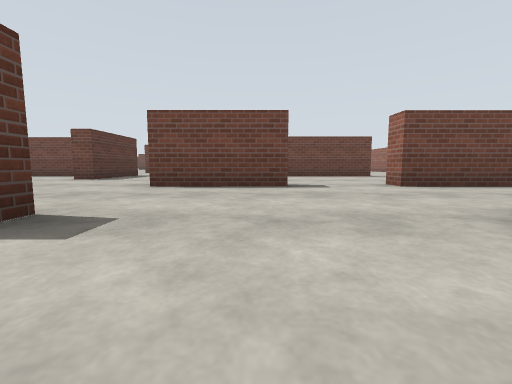
[1] (above)

24 first-person views from a walk through a world built for the Gazebo simulator. The camera is 0.72 m above the floor, tilts 6° down and sees 90° across. The floor is counted in squares, 2 m on a side. Each view is taken from the middle of a square. On the plan, view 1 faces up. The plan holds only what a view shows up to about 9 squares ahead; the rest is blank. The place goes on beyond the plan.

[2]
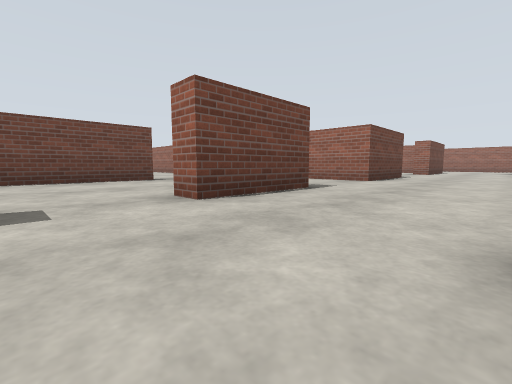

[3]
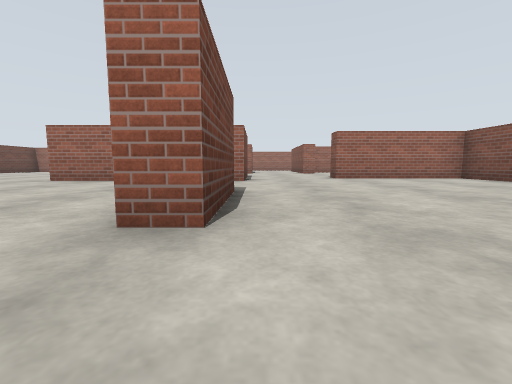

[4]
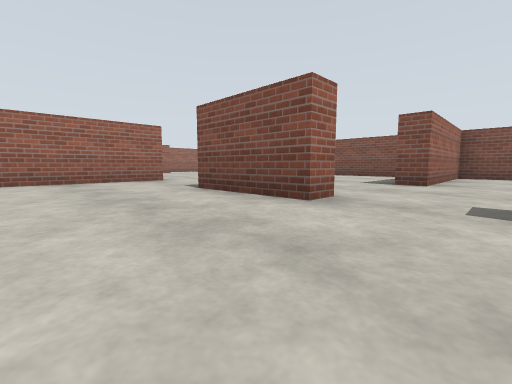

[5]
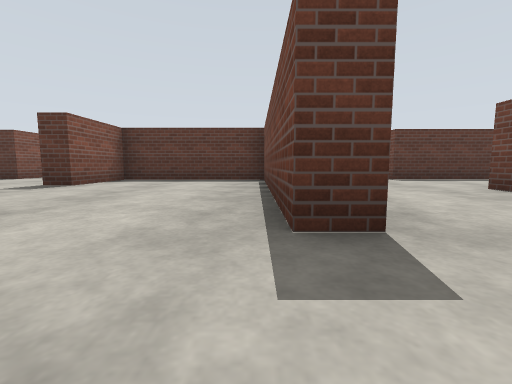

[6]
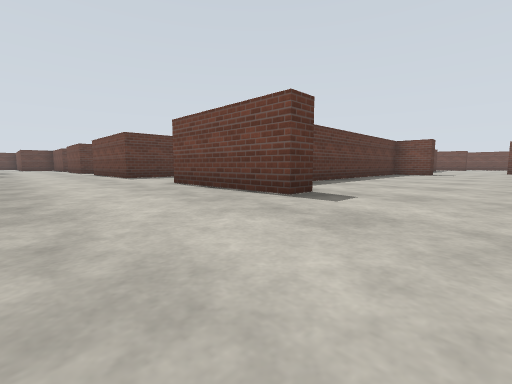

[7]
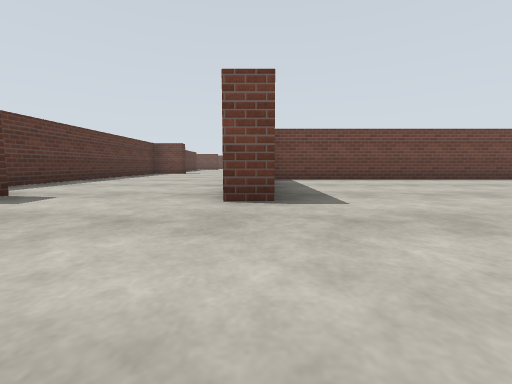

[8]
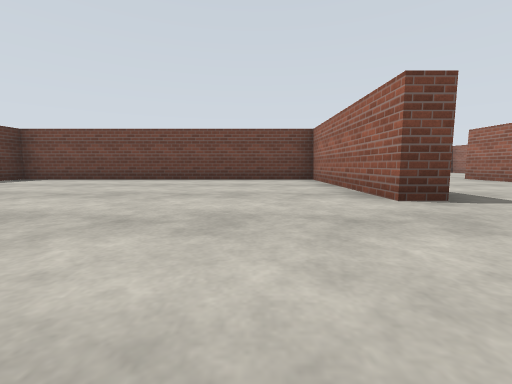

[9]
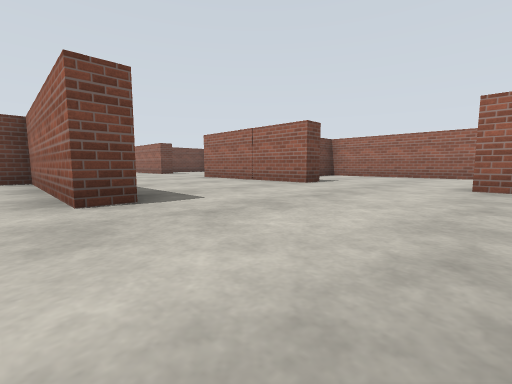

[10]
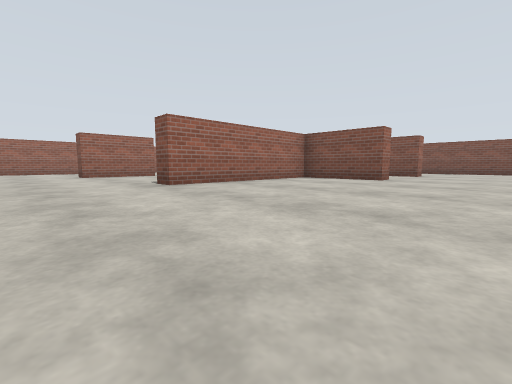

[11]
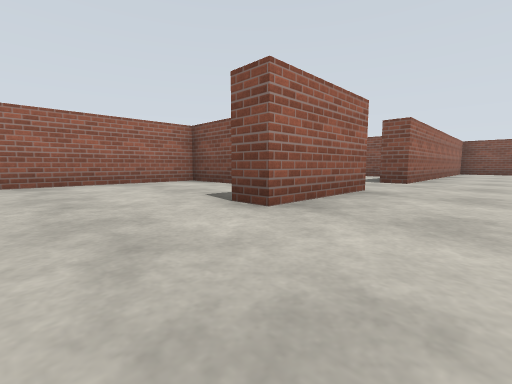

[12]
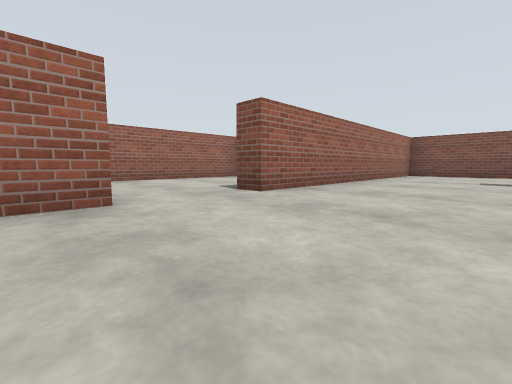

[13]
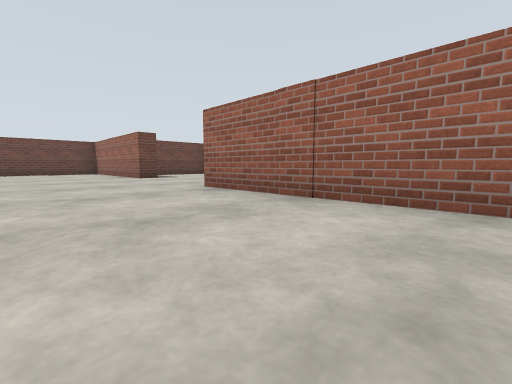

[14]
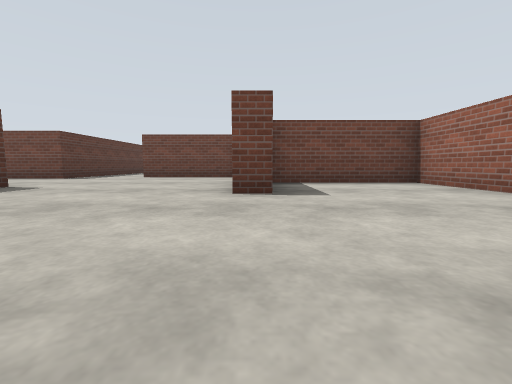

[15]
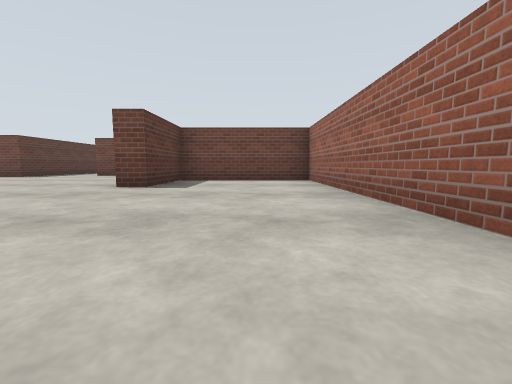

[16]
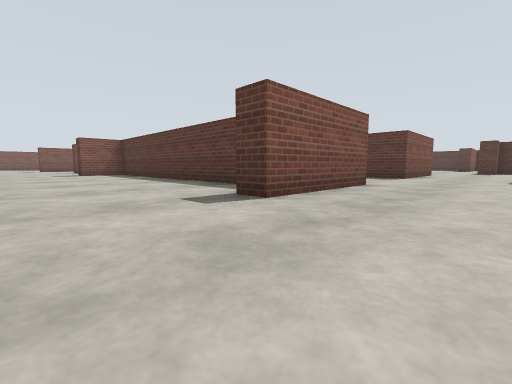

[17]
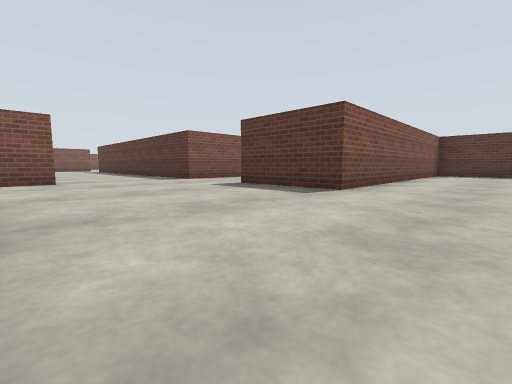

[18]
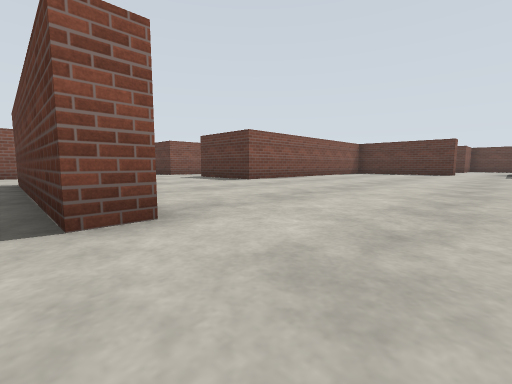

[19]
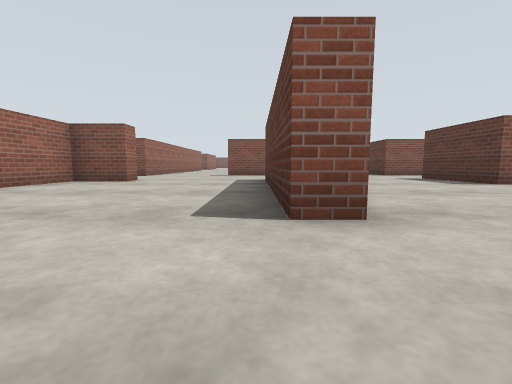

[20]
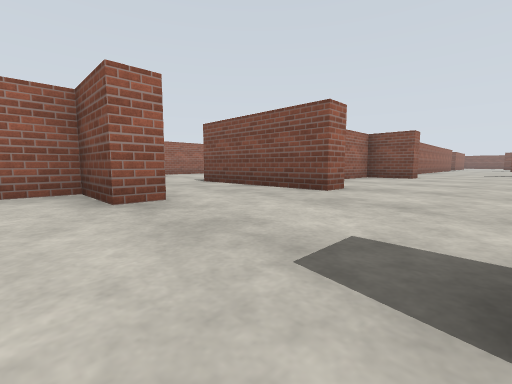

[21]
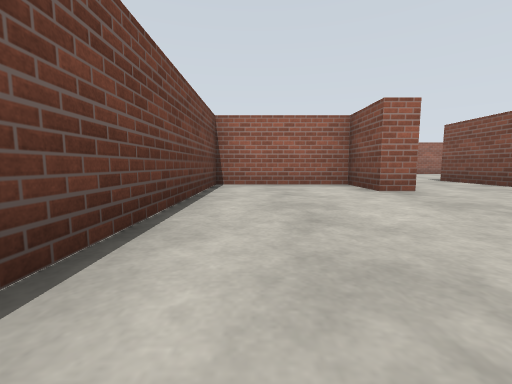

[22]
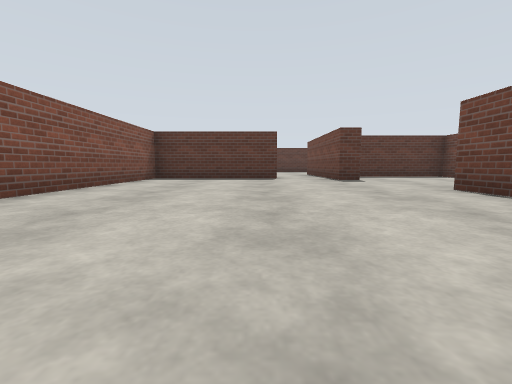

[23]
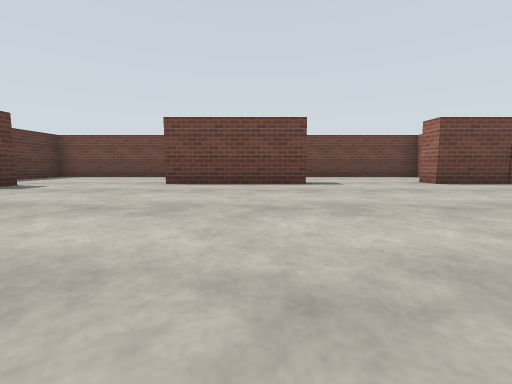

[24]
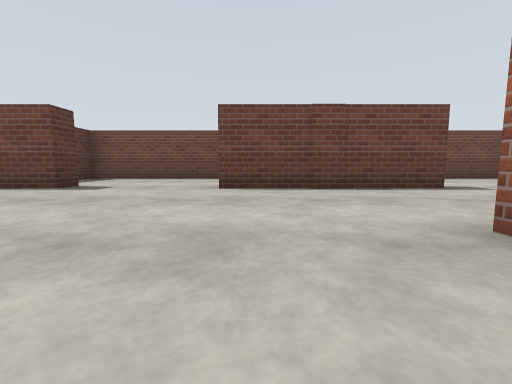

### Floor plan
Points are (right, up) in squares from view 1. A wall is a line through its corners. A room is listed if a view was taken in it or the views show most of it. See-through windows are left out.
Room 1 (views 1, 2, 3)
walls: (3.5, -1.5) (8, -1.5); (1, -1.5) (2, -1.5) (2, 1.9) (2.6, 1.9); (4.5, 4.3) (2.4, 4.3); (0.5, 4.8) (0.5, 4.3) (-1.9, 4.3); (7.7, -1.6) (7.7, 1.9) (8.4, 1.9); (-2.4, 1.9) (-1.5, 1.9) (-1.5, 1.4); (8.5, 4.3) (6.8, 4.3)
ways out: opening at (1.5, 4) to room 2; opening at (5.5, 4) to room 2; opening at (8, 2.5) to room 2; opening at (-1.5, 2.5)
Room 2 (views 4, 5, 6, 7, 8, 9, 10, 11, 12, 13, 14, 15, 16, 17, 18, 19, 20, 21, 22, 23, 24)
walls: (7.3, 11.5) (6.6, 11.5); (3.1, 12) (4, 12) (4, 11.5) (1.1, 11.5); (6.5, 19.9) (6.5, 20.5); (2.8, 18.8) (2.8, 12.3); (3.7, 8.8) (3.7, 8.2) (-1.3, 8.2) (-1.3, 4.8) (0.5, 4.8); (1.2, 20.1) (4, 20.1) (4, 19.6); (-1.5, 14) (-1.5, 11.5) (-4.4, 11.5); (5.8, 22.8) (5.8, 23.3) (6.9, 23.3) (6.9, 25.1); (15, 11.5) (14.4, 11.5) (14.4, 15.4) (7.2, 15.4) (7.2, 14.8); (-3.4, 20.1) (-1.5, 20.1) (-1.5, 16.6); (6.8, 4.3) (6.8, 8.8); (9.4, 4.3) (8.5, 4.3); (2.4, 4.3) (2.4, 4.8) (4.5, 4.8); (5.8, 27.2) (5.8, 27.8) (8.9, 27.8); (12.2, 4.1) (12.2, 4.8) (14.4, 4.8) (14.4, 8.9) (14.9, 8.9); (13.9, 25.1) (13.9, 22.8); (2.3, 27.4) (2.8, 27.4) (2.8, 22.8); (19, 12) (18.4, 12) (18.4, 15.8); (18.4, 7.3) (18.4, 9.4) (19, 9.4); (6.5, 29.8) (6.5, 30.3) (7.7, 30.3) (7.7, 32.7) (3.6, 32.7); (12.2, 1.4) (12.2, 1.9) (12.9, 1.9); (3.9, 29.9) (0.4, 29.9) (0.4, 30.5); (18.4, 23.6) (15.6, 23.6); (22.3, 16.3) (22.3, 21.2) (19.2, 21.2) (19.2, 19.2) (18.7, 19.2) (18.7, 22.1); (-2, 30.5) (-2, 29.9) (-4.8, 29.9); (1.9, 32.7) (-3.3, 32.7) (-3.3, 32.1); (-8.4, 27.6) (-8, 27.6) (-8, 24.3) (-1.5, 24.3) (-1.5, 22); (16, -1.5) (18.4, -1.5) (18.4, 5.5); (-7.2, 29.6) (-7.2, 29) (-8.6, 29); (-5.6, 32.7) (-8.9, 32.7) (-8.9, 30.1)
ways out: opening at (1.5, 4) to room 1; opening at (5.5, 4) to room 1; opening at (8, 2.5) to room 1; opening at (-8, 28); opening at (-2.5, 7.5); opening at (-2.5, 21.5); opening at (7.5, 28.5); opening at (15, 21.5); opening at (15, 24); opening at (19, 6); opening at (19, 10.5)

Positions as (right, up) in squares from view 1, and headings:
1: (0, 0), facing up
2: (1, 2), facing up-right
3: (1, 4), facing right
4: (1, 7), facing down-right
5: (5, 8), facing left
6: (6, 9), facing up-left
7: (7, 9), facing up
8: (13, 9), facing up
9: (14, 9), facing up-right
10: (10, 11), facing down-right
11: (17, 11), facing down-right
12: (16, 8), facing down-right
13: (16, 12), facing up-right
14: (19, 16), facing up
15: (21, 15), facing up
16: (6, 22), facing down-left
17: (2, 26), facing down-left
18: (3, 29), facing down-left
19: (3, 29), facing down
20: (4, 31), facing down-right
21: (3, 32), facing right
22: (-1, 27), facing left
23: (-3, 25), facing up
24: (1, 26), facing up
